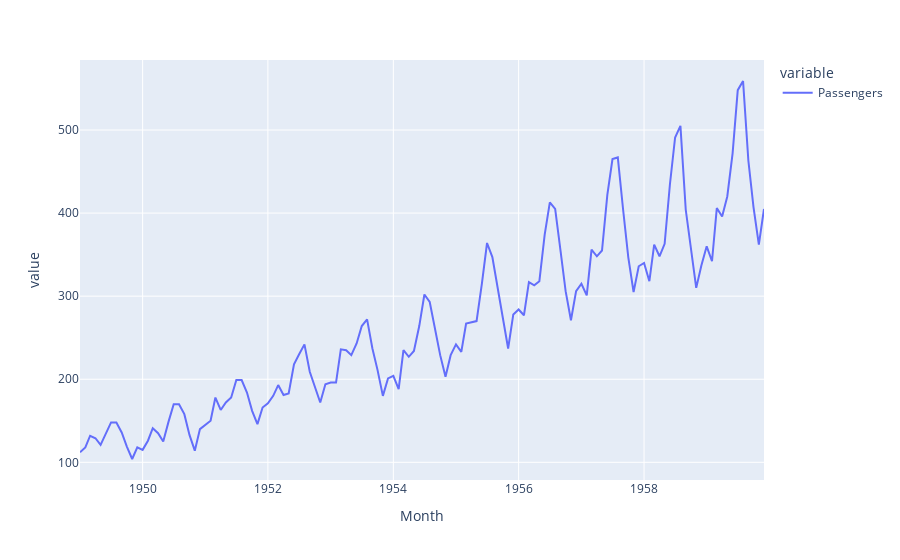

The notebook cell this image was saved under:
### Code cell
#将 air_df 的数据画图出来(plotly)
#澳洲空乘客流的变化情况
fig3 = new_air_df.plot()
fig3.show()

### Figure 1 — Plotly figure (JSON) as saved in the notebook; plotly's stock layout.template omitted (floating-point values rounded to 4 significant figures; data arrays with more than 128 entries replaced by an {"elided": "..."} marker saying what was removed)
{"data": [{"hovertemplate": "variable=Passengers<br>Month=%{x}<br>value=%{y}<extra></extra>", "legendgroup": "Passengers", "line": {"color": "#636efa", "dash": "solid"}, "mode": "lines", "name": "Passengers", "orientation": "v", "showlegend": true, "type": "scatter", "x": {"elided": "132 str values"}, "xaxis": "x", "y": {"elided": "132 int values"}, "yaxis": "y"}], "layout": {"legend": {"title": {"text": "variable"}, "tracegroupgap": 0}, "margin": {"t": 60}, "xaxis": {"anchor": "y", "domain": [0, 1], "title": {"text": "Month"}}, "yaxis": {"anchor": "x", "domain": [0, 1], "title": {"text": "value"}}}}
